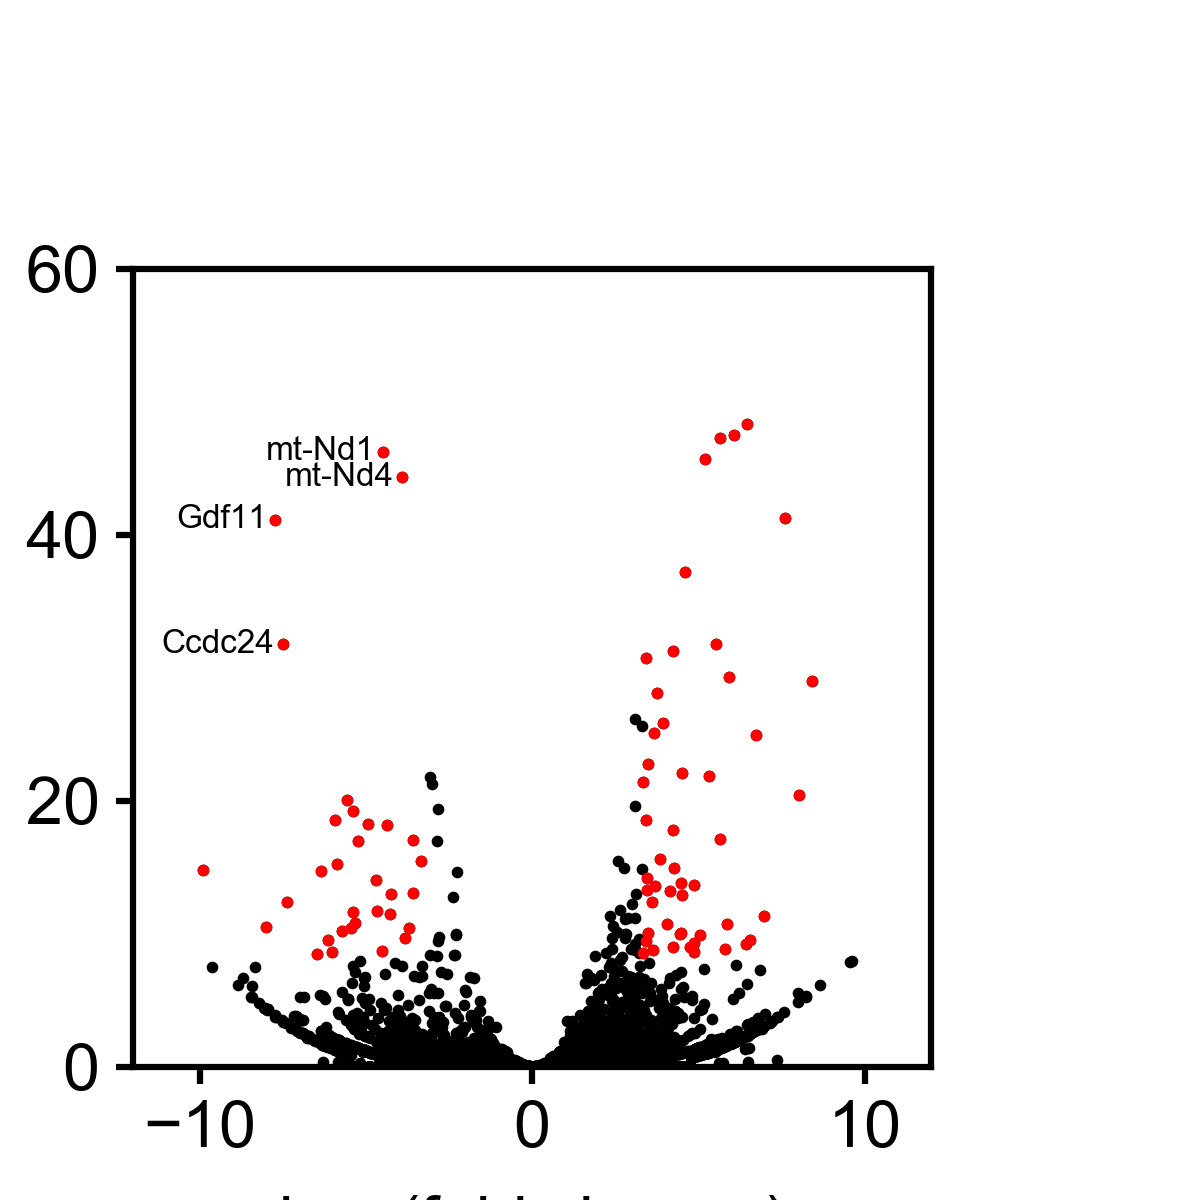

Recreate this plot in Python.
import matplotlib.pyplot as plt
import matplotlib.patches as mplpatches
import math
import numpy as np
import argparse

# ArgParse Implementation:
parser = argparse.ArgumentParser()

# ArgParse Options:
parser.add_argument('-i', '--input_file', default='BME163_Input_Data_2.txt')
# parser.add_argument('-s', '--style_sheet', default='BME163')
parser.add_argument('-o', '--output_file', default='Lenci_David_BME163_Assignment_Week3.png')
args = parser.parse_args()

# Argument Variables:
inputFile = args.input_file
infile = open(inputFile, 'r')
outputFile = args.output_file
#styleSheet = args.style_sheet

# Style sheet:
# plt.style.use(styleSheet)
plt.style.use('BME163')
# Figure/Panel Dimensions
figureHeight = 2
figureWidth = 2

plt.figure(figsize=(figureWidth, figureHeight))

mainPanelWidth = 1.33
mainPanelHeight = 1.33

relativePanelWidth = mainPanelWidth/figureWidth
relativePanelHeight = mainPanelHeight/figureHeight

panel1 = plt.axes([0.111, 0.111, relativePanelWidth, relativePanelHeight])

xlogFoldChange = []
ypValue = []
xfoldChange = []
geneName = []
for line in infile:
    splitLine = line.strip().split('\t')
    name = splitLine[0]
    if splitLine[1] == 'NA':
        splitLine[1] = 0
    if splitLine[2] == 'NA':
        splitLine[2] = 1
    geneName.append(name)
    xlogFoldChange.append(float(splitLine[1]))
    ypValue.append(-np.log10(float(splitLine[2])))
    xfoldChange.append(2**(float(splitLine[1])))

panel1.set_xlim(-12, 12)
panel1.set_ylim(0, 60)

panel1.set_xlabel(r'log$_\mathrm{2}$(fold change)')
panel1.set_ylabel(r'-log$_\mathrm{10}$(p-value)')

panel1.plot(xlogFoldChange, ypValue,
            marker='o',
            markerfacecolor='black',
            markeredgecolor='black',
            markersize=1.4,
            markeredgewidth=0,
            linewidth=0)

for i in range(0, len(xfoldChange), 1):
    if xfoldChange[i] > 10 and ypValue[i] > 8 or xfoldChange[i] < 0.1 and ypValue[i] > 8:
        panel1.plot(xlogFoldChange[i], ypValue[i],
                    marker='o',
                    markerfacecolor='red',
                    markeredgecolor='black',
                    markersize=1.4,
                    markeredgewidth=0,
                    linewidth=0)

    if xfoldChange[i] < 0.1 and ypValue[i] > 30:
        panel1.text(xlogFoldChange[i]-0.25, ypValue[i],
                    geneName[i],
                    va='center',
                    ha='right',
                    fontsize=4)

plt.savefig(outputFile, dpi=600)
